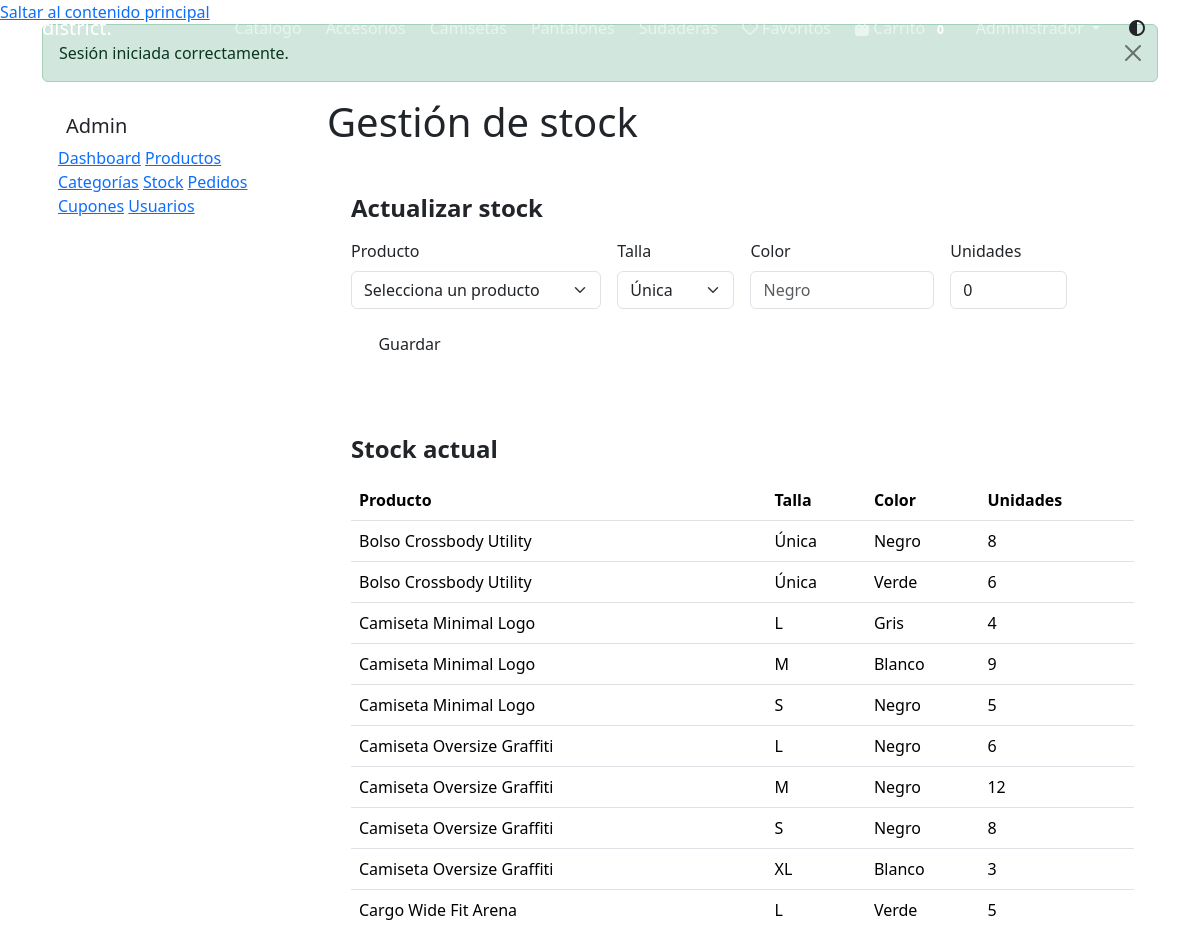
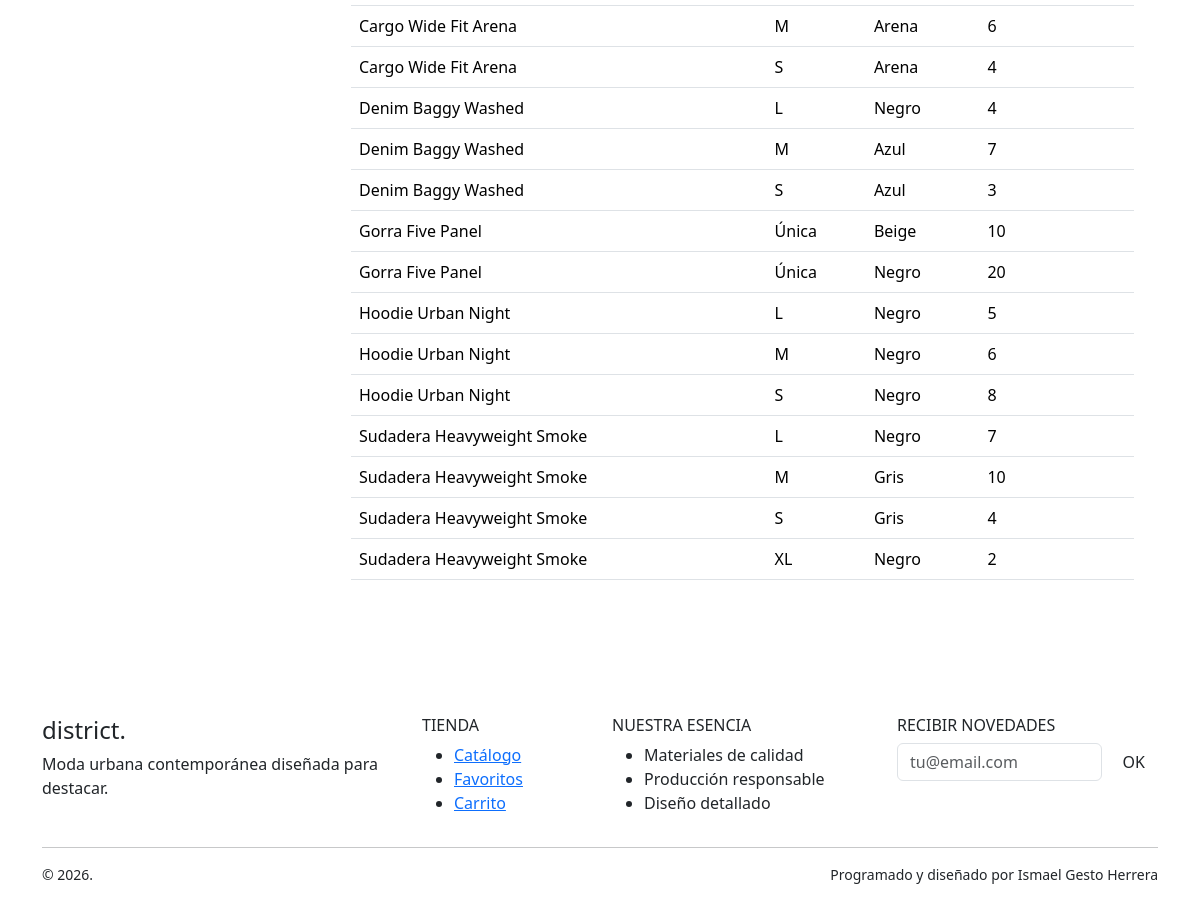
The page /admin/stock.php (signed in) on the database its author committed (2 pictures, top to bottom).
### tables this page shows
CREATE TABLE categorias (
    id INT AUTO_INCREMENT PRIMARY KEY,
    nombre VARCHAR(100) NOT NULL UNIQUE,
    slug VARCHAR(120) NOT NULL UNIQUE,
    descripcion TEXT NULL,
    imagen VARCHAR(255) NULL,
    activa TINYINT(1) NOT NULL DEFAULT 1,
    creada_en TIMESTAMP DEFAULT CURRENT_TIMESTAMP
);

CREATE TABLE stock (
    id INT AUTO_INCREMENT PRIMARY KEY,
    producto_id INT NOT NULL,
    talla VARCHAR(10) NOT NULL,
    color VARCHAR(40) NOT NULL,
    unidades INT NOT NULL DEFAULT 0,
    CONSTRAINT fk_stock_producto FOREIGN KEY (producto_id) REFERENCES productos(id) ON DELETE CASCADE,
    UNIQUE KEY uk_stock_producto_variante (producto_id, talla, color)
);

CREATE TABLE productos (
    id INT AUTO_INCREMENT PRIMARY KEY,
    categoria_id INT NOT NULL,
    nombre VARCHAR(160) NOT NULL,
    slug VARCHAR(180) NOT NULL UNIQUE,
    descripcion TEXT NOT NULL,
    precio DECIMAL(10,2) NOT NULL,
    precio_anterior DECIMAL(10,2) NULL,
    imagen_principal VARCHAR(255) NOT NULL,
    destacado TINYINT(1) NOT NULL DEFAULT 0,
    activo TINYINT(1) NOT NULL DEFAULT 1,
    creado_en TIMESTAMP DEFAULT CURRENT_TIMESTAMP,
    actualizado_en TIMESTAMP NULL DEFAULT NULL ON UPDATE CURRENT_TIMESTAMP,
    CONSTRAINT fk_productos_categorias FOREIGN KEY (categoria_id) REFERENCES categorias(id)
);

### php/config.php (called while the page is built, shortened)
<?php
function e(?string $value): string
{
    return htmlspecialchars($value ?? '', ENT_QUOTES, 'UTF-8');
}
function url(string $path = ''): string
{
    $base = rtrim(BASE_URL, '/');
    $path = ltrim($path, '/');
    if ($path === '') {
        return $base !== '' ? $base : '/';
    }
    return ($base !== '' ? $base : '') . '/' . $path;
}
function is_logged(): bool
{
    return isset($_SESSION['user']);
}
function current_user(): ?array
{
    return $_SESSION['user'] ?? null;
}
function get_flash_messages(): array
{
    $messages = $_SESSION['flash'] ?? [];
    return $messages;
}
function cart_count(): int
{
    $count = 0;
    return $count;
}

### admin/stock.php (the view, shortened to what this page needs)
<?php
require_once __DIR__ . '/_header.php';
$tallasPermitidas = ['Única', 'XS', 'S', 'M', 'L', 'XL'];
$stockRows = $pdo->query('
    SELECT
        stock.id,
        stock.producto_id,
        stock.talla,
        stock.color,
        stock.unidades,
        productos.nombre AS producto_nombre
    FROM stock
    JOIN productos ON productos.id = stock.producto_id
    ORDER BY productos.nombre, stock.talla, stock.color
')->fetchAll();
?>
<h1 class="fw-black display-6 mb-4">Gestión de stock</h1>
<div class="surface-card p-4 mb-4">
    <h2 class="h4 fw-bold mb-3">Actualizar stock</h2>
    <form method="post" class="row g-3">
        <div class="col-md-4">
            <label class="form-label" for="producto_id">Producto</label>
            <select class="form-select" id="producto_id" name="producto_id" required>
                <option value="">Selecciona un producto</option>
            </select>
        </div>
        <div class="col-md-2">
            <label class="form-label" for="talla">Talla</label>
            <select class="form-select" id="talla" name="talla" required>
                <?php foreach ($tallasPermitidas as $talla): ?>
                    <option value="<?= e($talla) ?>">
                        <?= e($talla) ?>
                    </option>
                <?php endforeach; ?>
            </select>
        </div>
        <div class="col-md-3">
            <label class="form-label" for="color">Color</label>
            <input
                class="form-control"
                id="color"
                name="color"
                list="colores-stock"
                required
                placeholder="Negro"
            >
        </div>
        <div class="col-md-2">
            <label class="form-label" for="unidades">Unidades</label>
            <input
                class="form-control"
                id="unidades"
                name="unidades"
                type="number"
                min="0"
                value="0"
                required
            >
        </div>
        <div class="col-md-2 d-flex align-items-end">
            <button class="btn btn-accent w-100" type="submit">
                Guardar
            </button>
        </div>
    </form>
</div>
<div class="surface-card p-4">
    <h2 class="h4 fw-bold mb-3">Stock actual</h2>
    <div class="table-responsive">
        <table class="table align-middle">
            <thead>
                <tr>
                    <th>Producto</th>
                    <th>Talla</th>
                    <th>Color</th>
                    <th>Unidades</th>
                </tr>
            </thead>
            <tbody>
                <?php foreach ($stockRows as $row): ?>
                    <tr>
                        <td><?= e($row['producto_nombre']) ?></td>
                        <td><?= e($row['talla']) ?></td>
                        <td><?= e($row['color']) ?></td>
                        <td><?= (int) $row['unidades'] ?></td>
                    </tr>
                <?php endforeach; ?>
            </tbody>
        </table>
    </div>
</div>
<?php require_once __DIR__ . '/_footer.php'; ?>

### php/header.php (shortened to what this page needs)
<?php
require_once __DIR__ . '/config.php';
$categoriesStmt = $pdo->query('SELECT nombre, slug FROM categorias WHERE activa = 1 ORDER BY nombre');
$navCategories = $categoriesStmt->fetchAll();
$appBaseUrl = rtrim(url(), '/');
?>
<!doctype html>
<html lang="es" data-theme="dark">
<head>
    <link href="https://cdn.jsdelivr.net/npm/bootstrap@5.3.3/dist/css/bootstrap.min.css" rel="stylesheet">
    <link href="https://cdnjs.cloudflare.com/ajax/libs/font-awesome/6.5.2/css/all.min.css" rel="stylesheet">
    <link href="<?= url('css/styles.css') ?>" rel="stylesheet">
</head>
<body data-base="<?= e($appBaseUrl) ?>">
<a href="#main-content" class="skip-link">Saltar al contenido principal</a>
<nav class="navbar navbar-expand-lg navbar-dark fixed-top glass-nav" aria-label="Navegación principal">
    <div class="container">
        <a class="navbar-brand fw-black tracking" href="<?= url('index.php') ?>">
            district<span class="accent-dot">.</span>
        </a>
        <div class="collapse navbar-collapse" id="mainNavbar">
            <ul class="navbar-nav ms-auto align-items-lg-center gap-lg-2">
                <li class="nav-item">
                    <a class="nav-link" href="<?= url('catalogo.php') ?>">Catálogo</a>
                </li>
                <?php foreach ($navCategories as $cat): ?>
                    <li class="nav-item d-none d-lg-block">
                        <a class="nav-link small" href="<?= e(url('catalogo.php?categoria=' . rawurlencode($cat['slug']))) ?>">
                            <?= e($cat['nombre']) ?>
                        </a>
                    </li>
                <?php endforeach; ?>
                <li class="nav-item">
                    <a class="nav-link" href="<?= url('favoritos.php') ?>">
                        <i class="fa-regular fa-heart"></i>
                        Favoritos
                    </a>
                </li>
                <li class="nav-item">
                    <a class="nav-link position-relative" href="<?= url('carrito.php') ?>">
                        <i class="fa-solid fa-bag-shopping"></i>
                        Carrito
                        <span class="cart-count badge rounded-pill bg-accent"><?= cart_count() ?></span>
                    </a>
                </li>
                <?php if (is_logged()): ?>
                    <li class="nav-item dropdown">
                        <a class="nav-link dropdown-toggle" href="#" role="button" data-bs-toggle="dropdown">
                            <?= e(current_user()['nombre']) ?>
                        </a>
                    </li>
                <?php else: ?>
                    <li class="nav-item">
                        <a class="btn btn-outline-light btn-sm" href="<?= url('login.php') ?>">Entrar</a>
                    </li>
                <?php endif; ?>
                <li class="nav-item">
                    <button class="btn btn-icon" id="themeToggle" type="button" aria-label="Cambiar tema">
                        <i class="fa-solid fa-circle-half-stroke"></i>
                    </button>
                </li>
            </ul>
        </div>
    </div>
</nav>
<main id="main-content" class="main-space">
    <div class="container flash-container">
        <?php foreach (get_flash_messages() as $message): ?>
            <div class="alert alert-<?= e($message['type']) ?> alert-dismissible fade show" role="alert">
                <?= e($message['message']) ?>
                <button type="button" class="btn-close" data-bs-dismiss="alert" aria-label="Cerrar"></button>
            </div>
        <?php endforeach; ?>
    </div>

### rows shown on the page
categorias: nombre "Accesorios"
categorias: nombre "Camisetas"
categorias: nombre "Pantalones"
categorias: nombre "Sudaderas"
stock: producto.nombre "Bolso Crossbody Utility", talla "Única", color "Negro", unidades "8"
stock: producto.nombre "Bolso Crossbody Utility", talla "Única", color "Verde", unidades "6"
stock: producto.nombre "Camiseta Minimal Logo", talla "L", color "Gris", unidades "4"
stock: producto.nombre "Camiseta Minimal Logo", talla "M", color "Blanco", unidades "9"
stock: producto.nombre "Camiseta Minimal Logo", talla "S", color "Negro", unidades "5"
stock: producto.nombre "Camiseta Oversize Graffiti", talla "L", color "Negro", unidades "6"
stock: producto.nombre "Camiseta Oversize Graffiti", talla "M", color "Negro", unidades "12"
stock: producto.nombre "Camiseta Oversize Graffiti", talla "S", color "Negro", unidades "8"
stock: producto.nombre "Camiseta Oversize Graffiti", talla "XL", color "Blanco", unidades "3"
stock: producto.nombre "Cargo Wide Fit Arena", talla "L", color "Verde", unidades "5"
stock: producto.nombre "Cargo Wide Fit Arena", talla "M", color "Arena", unidades "6"
stock: producto.nombre "Cargo Wide Fit Arena", talla "S", color "Arena", unidades "4"
stock: producto.nombre "Denim Baggy Washed", talla "L", color "Negro", unidades "4"
stock: producto.nombre "Denim Baggy Washed", talla "M", color "Azul", unidades "7"
stock: producto.nombre "Denim Baggy Washed", talla "S", color "Azul", unidades "3"
stock: producto.nombre "Gorra Five Panel", talla "Única", color "Beige", unidades "10"
stock: producto.nombre "Gorra Five Panel", talla "Única", color "Negro", unidades "20"
stock: producto.nombre "Hoodie Urban Night", talla "L", color "Negro", unidades "5"
stock: producto.nombre "Hoodie Urban Night", talla "M", color "Negro", unidades "6"
stock: producto.nombre "Hoodie Urban Night", talla "S", color "Negro", unidades "8"
stock: producto.nombre "Sudadera Heavyweight Smoke", talla "L", color "Negro", unidades "7"
stock: producto.nombre "Sudadera Heavyweight Smoke", talla "M", color "Gris", unidades "10"
stock: producto.nombre "Sudadera Heavyweight Smoke", talla "S", color "Gris", unidades "4"
stock: producto.nombre "Sudadera Heavyweight Smoke", talla "XL", color "Negro", unidades "2"

### other values the page prints
cart_count() "0"
current_user()['nombre'] "Administrador"
$message['message'] "Sesión iniciada correctamente."
form field talla "Única"
